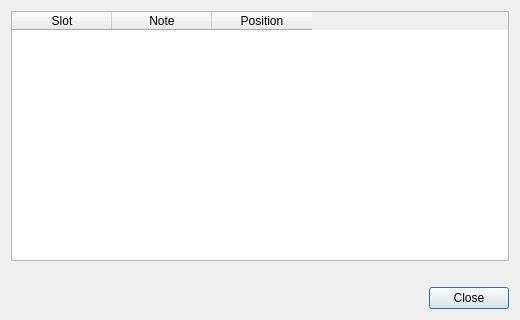
<?xml version="1.0" encoding="UTF-8"?>
<ui version="4.0">
 <class>NoteBookmarkDialog</class>
 <widget class="QDialog" name="NoteBookmarkDialog">
  <property name="geometry">
   <rect>
    <x>0</x>
    <y>0</y>
    <width>520</width>
    <height>320</height>
   </rect>
  </property>
  <property name="windowTitle">
   <string>Note bookmarks</string>
  </property>
  <layout class="QVBoxLayout" name="verticalLayout">
   <item>
    <widget class="QTableWidget" name="bookmarkTableWidget">
     <property name="selectionBehavior">
      <enum>QAbstractItemView::SelectRows</enum>
     </property>
     <property name="selectionMode">
      <enum>QAbstractItemView::SingleSelection</enum>
     </property>
     <property name="editTriggers">
      <set>QAbstractItemView::NoEditTriggers</set>
     </property>
     <property name="alternatingRowColors">
      <bool>true</bool>
     </property>
     <property name="sortingEnabled">
      <bool>false</bool>
     </property>
     <attribute name="verticalHeaderVisible">
      <bool>false</bool>
     </attribute>
     <column>
      <property name="text">
       <string>Slot</string>
      </property>
     </column>
     <column>
      <property name="text">
       <string>Note</string>
      </property>
     </column>
     <column>
      <property name="text">
       <string>Position</string>
      </property>
     </column>
    </widget>
   </item>
   <item>
    <widget class="QLabel" name="infoLabel">
     <property name="text">
      <string notr="true"/>
     </property>
     <property name="wordWrap">
      <bool>true</bool>
     </property>
    </widget>
   </item>
   <item>
    <widget class="QDialogButtonBox" name="buttonBox">
     <property name="orientation">
      <enum>Qt::Horizontal</enum>
     </property>
     <property name="standardButtons">
      <set>QDialogButtonBox::Close</set>
     </property>
    </widget>
   </item>
  </layout>
 </widget>
 <resources/>
 <connections>
  <connection>
   <sender>buttonBox</sender>
   <signal>rejected()</signal>
   <receiver>NoteBookmarkDialog</receiver>
   <slot>reject()</slot>
   <hints>
    <hint type="sourcelabel">
     <x>316</x>
     <y>295</y>
    </hint>
    <hint type="destinationlabel">
     <x>286</x>
     <y>313</y>
    </hint>
   </hints>
  </connection>
 </connections>
</ui>
